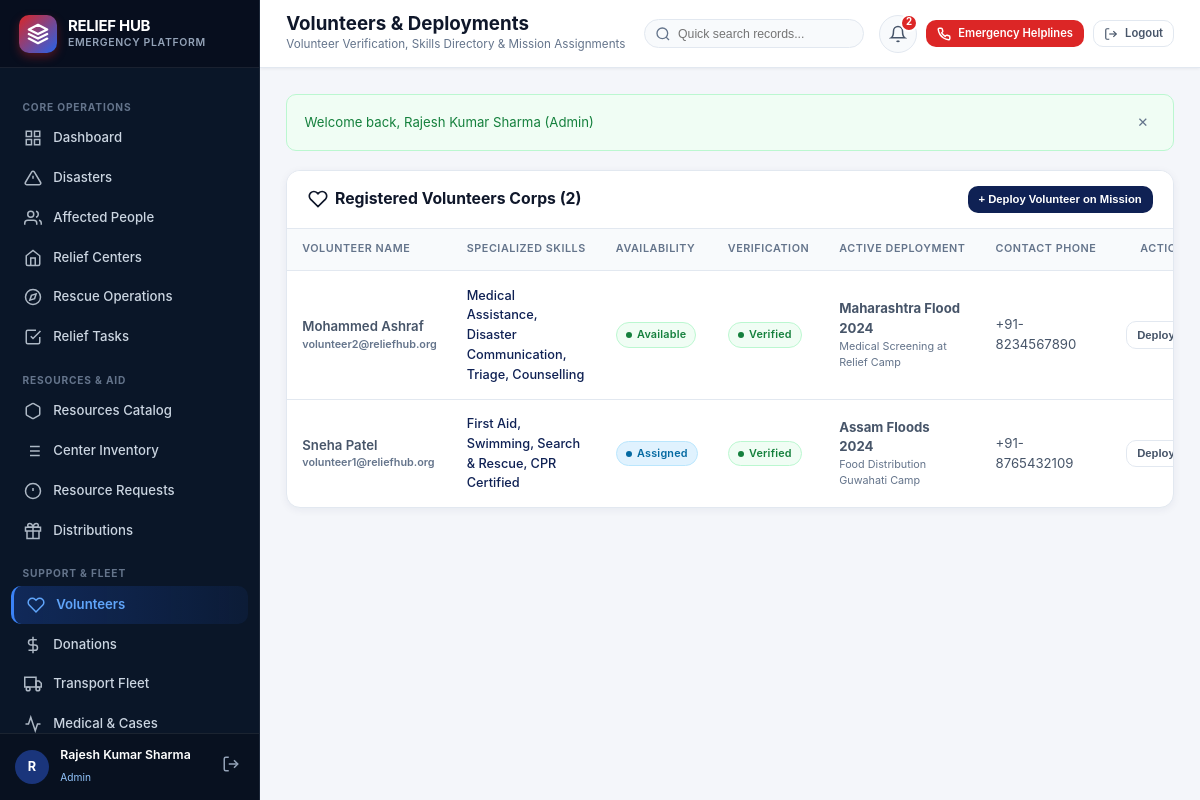
/volunteers.php (signed in), run on the app's committed database.
### tables this page shows
CREATE TABLE IF NOT EXISTS volunteers (
    volunteer_id INT PRIMARY KEY AUTO_INCREMENT,
    user_id INT NOT NULL UNIQUE,
    skills TEXT,
    availability ENUM('Available', 'Assigned', 'Unavailable') DEFAULT 'Available',
    verification_status ENUM('Pending', 'Verified', 'Rejected') DEFAULT 'Pending',
    registration_date TIMESTAMP DEFAULT CURRENT_TIMESTAMP,
    FOREIGN KEY (user_id) REFERENCES users(user_id) ON DELETE CASCADE
);

CREATE TABLE IF NOT EXISTS users (
    user_id INT PRIMARY KEY AUTO_INCREMENT,
    role_id INT NOT NULL,
    full_name VARCHAR(100) NOT NULL,
    email VARCHAR(150) NOT NULL UNIQUE,
    phone VARCHAR(20),
    password VARCHAR(255) NOT NULL,
    address TEXT,
    status ENUM('active', 'inactive', 'suspended') DEFAULT 'active',
    created_at TIMESTAMP DEFAULT CURRENT_TIMESTAMP,
    FOREIGN KEY (role_id) REFERENCES roles(role_id) ON DELETE RESTRICT
);

### config/auth.php (called while the page is built, shortened)
<?php
require_once __DIR__ . '/db.php';
function isLoggedIn() {
    return isset($_SESSION['user_id']) && !empty($_SESSION['user_id']);
}
function hasRole($roles) {
    $role = $_SESSION['role_name'] ?? '';
    if (is_array($roles)) {
        return in_array($role, $roles);
    }
    return $role === $roles;
}

### config/db.php (called while the page is built, shortened)
<?php
function escape($str) {
    return htmlspecialchars($str ?? '', ENT_QUOTES, 'UTF-8');
}

### volunteers.php (the view, shortened to what this page needs)
<?php
require_once __DIR__ . '/config/db.php';
require_once __DIR__ . '/config/auth.php';
$pdo = getDB();
$volunteers = $pdo->query("
    SELECT v.*, u.full_name, u.email, u.phone, u.address,
           (SELECT COUNT(*) FROM volunteer_assignments va WHERE va.volunteer_id = v.volunteer_id) as total_missions,
           (SELECT d.disaster_name FROM volunteer_assignments va JOIN disasters d ON va.disaster_id = d.disaster_id WHERE va.volunteer_id = v.volunteer_id AND va.status IN ('Assigned', 'Active') ORDER BY va.assignment_id DESC LIMIT 1) as current_disaster,
           (SELECT rt.task_name FROM volunteer_assignments va LEFT JOIN relief_tasks rt ON va.task_id = rt.task_id WHERE va.volunteer_id = v.volunteer_id AND va.status IN ('Assigned', 'Active') ORDER BY va.assignment_id DESC LIMIT 1) as current_task
    FROM volunteers v
    JOIN users u ON v.user_id = u.user_id
    ORDER BY FIELD(v.verification_status, 'Pending', 'Verified', 'Rejected'), u.full_name ASC
")->fetchAll();
require_once __DIR__ . '/includes/header.php';
require_once __DIR__ . '/includes/sidebar.php';
?>
<div class="main-wrapper">
  <?php require_once __DIR__ . '/includes/topbar.php'; ?>
  <div class="card">
    <div class="card-header">
      <h3 class="card-title">
        <svg width="20" height="20" viewBox="0 0 24 24" fill="none" stroke="currentColor" stroke-width="2"><path d="M20.84 4.61a5.5 5.5 0 0 0-7.78 0L12 5.67l-1.06-1.06a5.5 5.5 0 0 0-7.78 7.78l1.06 1.06L12 21.23l7.78-7.78 1.06-1.06a5.5 5.5 0 0 0 0-7.78z"/></svg>
        <span>Registered Volunteers Corps (<?= count($volunteers) ?>)</span>
      </h3>
      <div class="card-actions">
        <?php if (hasRole(['Admin', 'Disaster Coordinator'])): ?>
          <button type="button" class="btn btn-primary btn-sm" data-modal="modalDeployVolunteer">
            + Deploy Volunteer on Mission
          </button>
        <?php endif; ?>
      </div>
    </div>
    <div class="table-responsive">
      <table class="data-table">
        <thead>
          <tr>
            <th>Volunteer Name</th>
            <th>Specialized Skills</th>
            <th>Availability</th>
            <th>Verification</th>
            <th>Active Deployment</th>
            <th>Contact Phone</th>
            <?php if (hasRole(['Admin', 'Disaster Coordinator'])): ?>
              <th style="text-align: right;">Action</th>
            <?php endif; ?>
          </tr>
        </thead>
        <tbody>
          <?php if (empty($volunteers)): ?>
            <tr><td colspan="7" style="text-align: center; color: var(--text-muted); padding: 2.5rem;">No volunteers registered yet.</td></tr>
          <?php else: ?>
            <?php foreach ($volunteers as $v): ?>
              <?php
                $verClass = 'badge-neutral';
                if ($v['verification_status'] === 'Verified') $verClass = 'badge-success';
                elseif ($v['verification_status'] === 'Rejected') $verClass = 'badge-critical';
                elseif ($v['verification_status'] === 'Pending') $verClass = 'badge-warning';
                $availClass = 'badge-neutral';
                if ($v['availability'] === 'Available') $availClass = 'badge-success';
                elseif ($v['availability'] === 'Assigned') $availClass = 'badge-info';
                elseif ($v['availability'] === 'Unavailable') $availClass = 'badge-critical';
              ?>
              <tr>
                <td class="table-cell-bold">
                  <div><?= escape($v['full_name']) ?></div>
                  <div style="font-size: 0.72rem; color: var(--text-muted);"><?= escape($v['email']) ?></div>
                </td>
                <td>
                  <span style="font-size: 0.85rem; font-weight: 500; color: var(--primary-800);">
                    <?= escape($v['skills'] ?: 'General Logistics Support') ?>
                  </span>
                </td>
                <td>
                  <span class="badge <?= $availClass ?>">
                    <span class="badge-dot"></span>
                    <?= escape($v['availability']) ?>
                  </span>
                </td>
                <td>
                  <span class="badge <?= $verClass ?>">
                    <span class="badge-dot"></span>
                    <?= escape($v['verification_status']) ?>
                  </span>
                </td>
                <td>
                  <?php if ($v['current_disaster']): ?>
                    <div><strong><?= escape($v['current_disaster']) ?></strong></div>
                    <div style="font-size: 0.72rem; color: var(--text-muted);"><?= escape($v['current_task'] ?: 'Active mission') ?></div>
                  <?php else: ?>
                    <span style="font-size: 0.75rem; color: var(--text-muted);">Standby (<?= $v['total_missions'] ?> past missions)</span>
                  <?php endif; ?>
                </td>
                <td><?= escape($v['phone'] ?: 'N/A') ?></td>
                <?php if (hasRole(['Admin', 'Disaster Coordinator'])): ?>
                  <td style="text-align: right; white-space: nowrap;">
                    <?php if ($v['verification_status'] === 'Pending'): ?>
                      <form method="POST" action="volunteers.php" style="display: inline;">
                        <input type="hidden" name="csrf_token" value="<?= csrfToken() ?>">
                        <input type="hidden" name="form_action" value="verify">
                        <input type="hidden" name="volunteer_id" value="<?= $v['volunteer_id'] ?>">
                        <button type="submit" name="verification_status" value="Verified" class="btn btn-sm btn-success">Verify</button>
                        <button type="submit" name="verification_status" value="Rejected" class="btn btn-sm btn-danger">Reject</button>
                      </form>
                    <?php else: ?>
                      <button type="button" class="btn btn-sm btn-outline"
                              onclick='openDeployModal(<?= $v['volunteer_id'] ?>, "<?= escape($v['full_name']) ?>")'>
                        Deploy
                      </button>
                    <?php endif; ?>
                  </td>
                <?php endif; ?>
              </tr>
            <?php endforeach; ?>
          <?php endif; ?>
        </tbody>
      </table>
    </div>
  </div>
<?php require_once __DIR__ . '/includes/footer.php'; ?>

### assets/css/style.css (style rules this page uses)
:root { --primary-950: #070e1e; --primary-900: #0a1628; --primary-850: #0b1a36; --primary-800: #0f2154; --primary-700: #1a357b; --primary-600: #2563eb; --primary-500: #3b82f6; --primary-100: #dbeafe; --primary-50: #eff6ff; --emergency-700: #991b1b; --emergency-600: #dc2626; --emergency-500: #ef4444; --emergency-100: #fee2e2; --emergency-50: #fef2f2; --success-700: #15803d; --success-600: #16a34a; --success-500: #22c55e; --success-100: #dcfce7; --success-50: #f0fdf4; --warning-700: #b45309; --warning-600: #d97706; --warning-500: #f59e0b; --warning-100: #fef3c7; --warning-50: #fffbeb; --info-600: #0284c7; --info-100: #e0f2fe; --bg-body: #f4f6fa; --bg-surface: #ffffff; --bg-surface-alt: #f8fafc; --border-light: #e2e8f0; --border-focus: #3b82f6; --text-main: #0f172a; --text-secondary: #475569; --text-muted: #64748b; --text-light: #94a3b8; --text-white: #ffffff; --sidebar-width: 260px; --topbar-height: 68px; --radius-sm: 6px; --radius-md: 10px; --radius-lg: 14px; --radius-full: 9999px; --shadow-sm: 0 1px 3px rgba(15, 23, 42, 0.06); --shadow-md: 0 4px 6px -1px rgba(15, 23, 42, 0.08), 0 2px 4px -2px rgba(15, 23, 42, 0.06); --shadow-lg: 0 10px 15px -3px rgba(15, 23, 42, 0.08), 0 4px 6px -4px rgba(15, 23, 42, 0.04); --shadow-card: 0 2px 8px rgba(15, 33, 84, 0.06); --shadow-hover: 0 8px 24px rgba(15, 33, 84, 0.12); --transition-fast: 0.15s ease; --transition-normal: 0.25s ease; }
*, *::before, *::after { box-sizing: border-box; margin: 0; padding: 0; }
html { font-size: 15px; scroll-behavior: smooth; }
body { font-family: -apple-system, BlinkMacSystemFont, "Segoe UI", Roboto, Helvetica, Arial, sans-serif; background-color: var(--bg-body); color: var(--text-main); line-height: 1.5; -webkit-font-smoothing: antialiased; min-height: 100vh; }
.main-wrapper { flex: 1; margin-left: var(--sidebar-width); display: flex; flex-direction: column; min-height: 100vh; min-width: 0; }
.card { background: var(--bg-surface); border-radius: var(--radius-lg); border: 1px solid var(--border-light); box-shadow: var(--shadow-card); margin-bottom: 1.75rem; overflow: hidden; }
.card-header { padding: 1rem 1.35rem; border-bottom: 1px solid var(--border-light); display: flex; align-items: center; justify-content: space-between; flex-wrap: wrap; gap: 0.75rem; background: #ffffff; }
.card-title { font-size: 1.05rem; font-weight: 700; color: var(--text-main); display: flex; align-items: center; gap: 0.5rem; }
.card-actions { display: flex; align-items: center; gap: 0.5rem; }
.table-responsive { width: 100%; overflow-x: auto; -webkit-overflow-scrolling: touch; }
.data-table { width: 100%; border-collapse: separate; border-spacing: 0; font-size: 0.88rem; text-align: left; }
.data-table th { background: var(--bg-surface-alt); color: var(--text-muted); font-weight: 600; text-transform: uppercase; font-size: 0.72rem; letter-spacing: 0.05em; padding: 0.85rem 1rem; border-bottom: 1px solid var(--border-light); white-space: nowrap; }
.data-table td { padding: 0.95rem 1rem; border-bottom: 1px solid var(--border-light); color: var(--text-secondary); vertical-align: middle; }
.data-table tbody tr { transition: background-color var(--transition-fast); }
.data-table tbody tr:last-child td { border-bottom: none; }
.table-cell-bold { color: var(--text-main); font-weight: 600; }
.badge { display: inline-flex; align-items: center; gap: 0.35rem; padding: 0.25rem 0.6rem; border-radius: var(--radius-full); font-size: 0.72rem; font-weight: 600; letter-spacing: 0.02em; white-space: nowrap; }
.badge-dot { width: 6px; height: 6px; border-radius: var(--radius-full); background-color: currentColor; }
.badge-medium, .badge-info { background: var(--info-100); color: #0369a1; border: 1px solid #bae6fd; }
.badge-active, .badge-success, .badge-approved, .badge-available, .badge-operational { background: var(--success-50); color: var(--success-700); border: 1px solid #bbf7d0; }
.btn { display: inline-flex; align-items: center; justify-content: center; gap: 0.5rem; padding: 0.5rem 1rem; border-radius: var(--radius-md); font-size: 0.85rem; font-weight: 600; border: 1px solid transparent; cursor: pointer; transition: all var(--transition-fast); white-space: nowrap; line-height: 1.3; }
.btn-sm { padding: 0.35rem 0.65rem; font-size: 0.75rem; }
.btn-primary { background: var(--primary-800); color: #ffffff; }
.btn-outline { background: #ffffff; border-color: var(--border-light); color: var(--text-secondary); }

### data on the page
volunteers: user.full_name "Mohammed Ashraf", user.email "volunteer2@reliefhub.org", skills "Medical Assistance, Disaster Communication, Triage, Counselling", availability "Available", verification_status "Verified", current_disaster "Maharashtra Flood 2024", current_task "Medical Screening at Relief Camp", user.phone "+91-8234567890"
volunteers: user.full_name "Sneha Patel", user.email "volunteer1@reliefhub.org", skills "First Aid, Swimming, Search & Rescue, CPR Certified", availability "Assigned", verification_status "Verified", current_disaster "Assam Floods 2024", current_task "Food Distribution Guwahati Camp", user.phone "+91-8765432109"

### other printed values
substr($user['full_name'], 0, 1) "R"
$user['full_name'] "Rajesh Kumar Sharma"
$user['role_name'] "Admin"
$pageTitle "Volunteers & Deployments"
$pageSubtitle "Volunteer Verification, Skills Directory & Mission Assignments"
$topUnread "2"
$msg "Welcome back, Rajesh Kumar Sharma (Admin)"
count($volunteers) "2"
